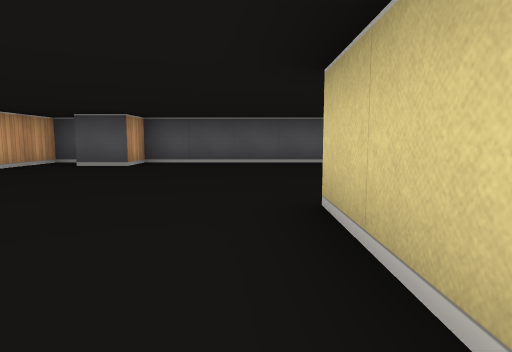
view 1 (above)

24 first-person views from a walk through a cub3D level. The camera is about half as high as the walls, tilts 6° down and sees 75° across. The floor is counted in squares. Each view is taken from the middle of a square. On the plan, view 1 faces up. The plan holds only what a view shows up to about 9 squares ahead; the rest is blank.

view 2
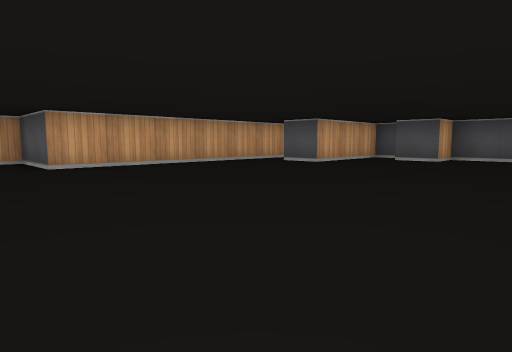

view 3
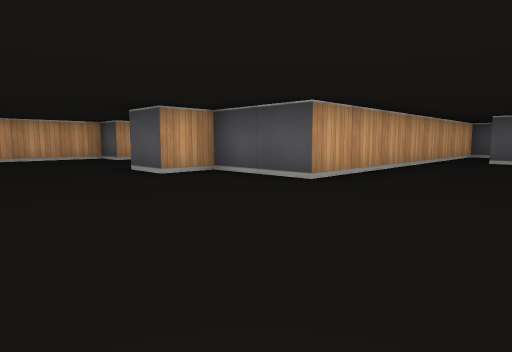

view 4
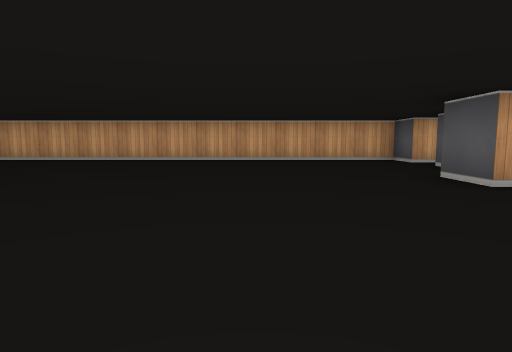

view 5
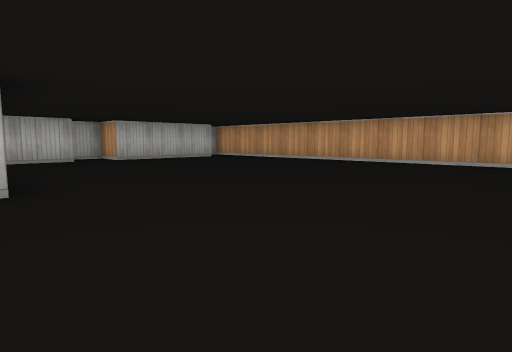

view 6
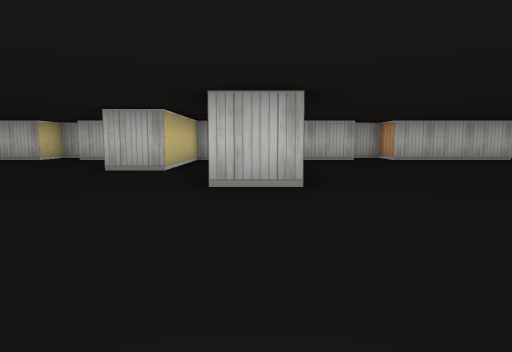

view 7
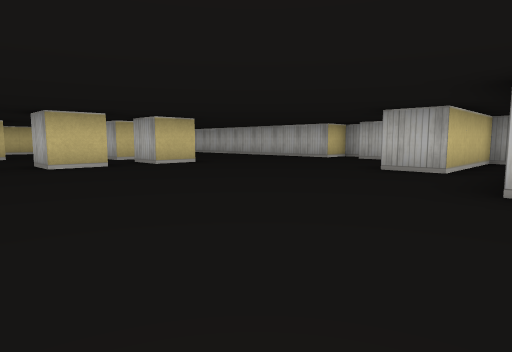

view 8
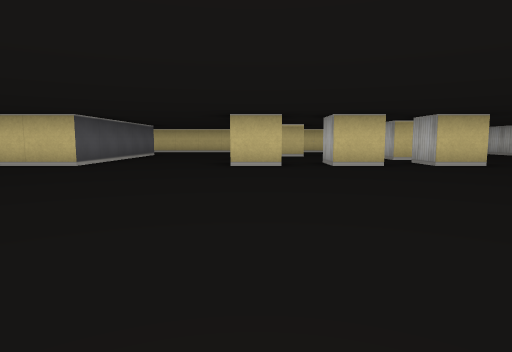

view 9
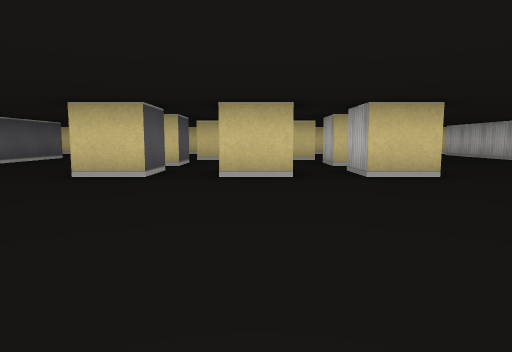

view 10
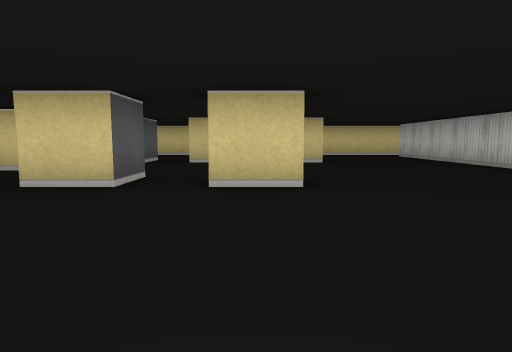

view 11
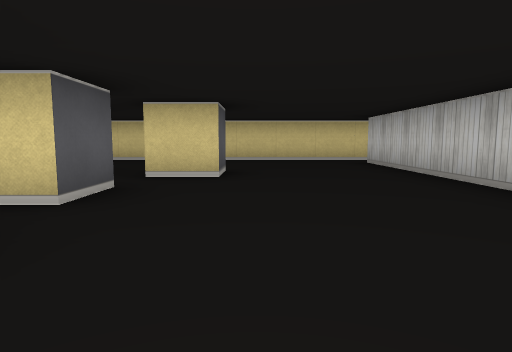

view 12
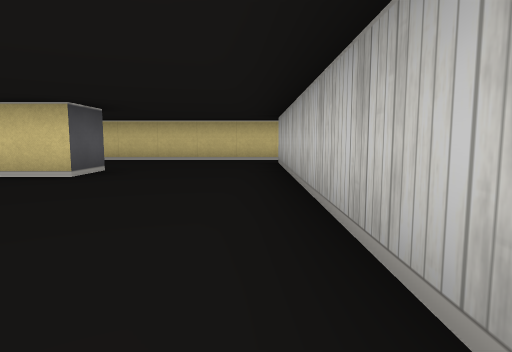

view 13
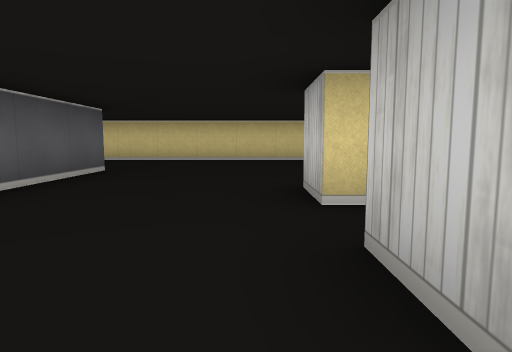

view 14
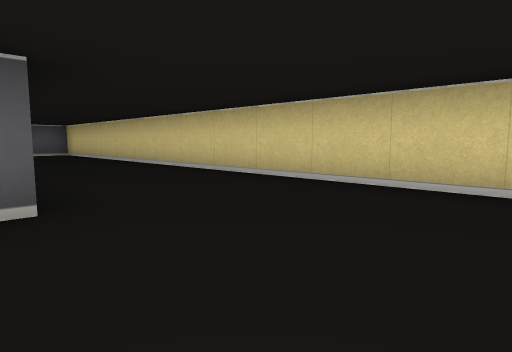

view 15
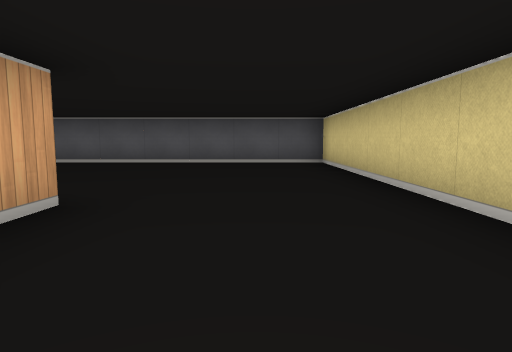

view 16
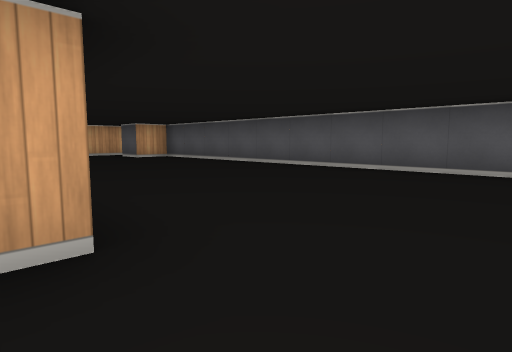

view 17
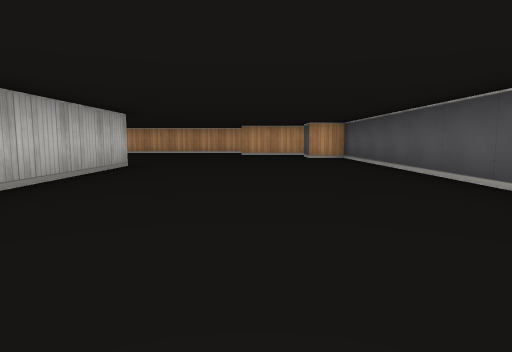

view 18
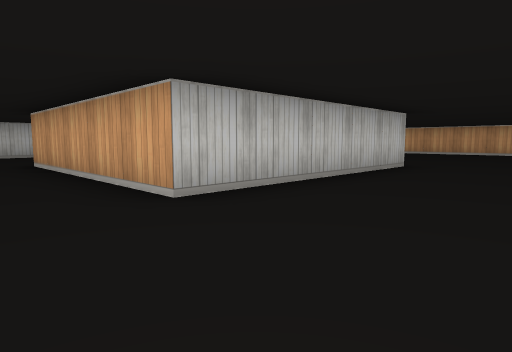

view 19
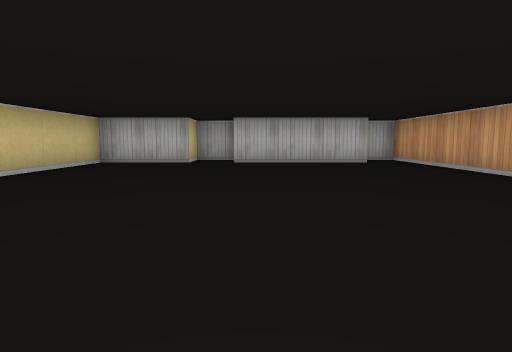

view 20
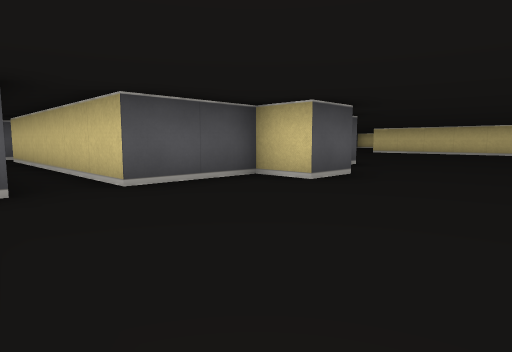

view 21
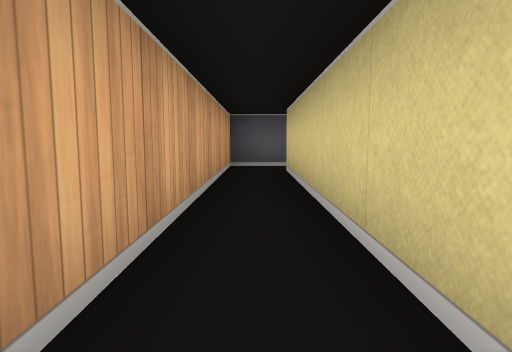

view 22
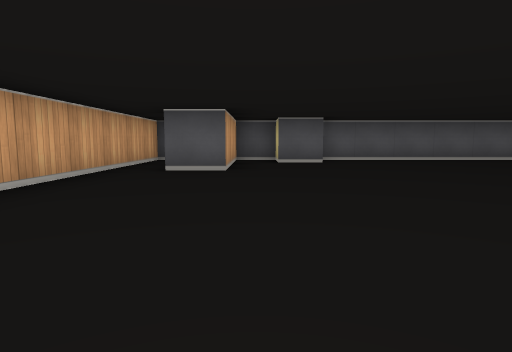

view 23
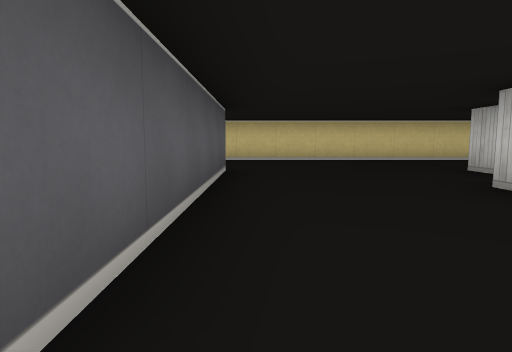

view 24
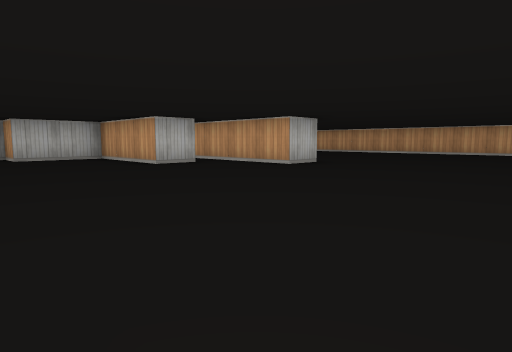

### Floor plan
Points are (right, up) in squares from view 1. A wall is a line through its corners. A room is listed if a view was taken in it or the views show most of it. See-through windows are left out.
Room 1 (views 1, 2, 3, 4, 5, 6, 7, 8, 9, 10, 11, 12, 13, 14, 15, 16, 17, 18, 19, 20, 21, 22, 23, 24)
walls: (1.5, -6.5) (0.5, -6.5) (0.5, -5.5) (1.5, -5.5); (1.5, -8.5) (0.5, -8.5) (0.5, -7.5) (1.5, -7.5); (3.5, -6.5) (2.5, -6.5) (2.5, -5.5) (3.5, -5.5); (0.5, 0.5) (0.5, 2.5) (5.5, 2.5) (5.5, -2.5) (0.5, -2.5) (0.5, -1); (0.5, -10.6) (0.5, -9.5) (1.5, -9.5); (-6.6, -9.5) (-5.5, -9.5) (-5.5, -12.4); (4.9, -6.5) (5.5, -6.5); (3.5, -10.5) (2.5, -10.5) (2.5, -9.5) (3.5, -9.5); (5.5, -7.5) (4.5, -7.5) (4.5, -6.5); (4.5, -9.6) (4.5, -8.5); (-4.5, -14.5) (-4.5, -11.5) (-3.5, -11.5) (-3.5, -14.5) (-1.5, -14.5) (-1.5, -15.5); (5.5, -11.5) (4.5, -11.5) (4.5, -10.5); (-0.5, -15.1) (-0.5, -14.5) (7.5, -14.5); (-6.5, 7.5) (-6.5, -0.5) (-8.5, -0.5) (-8.5, -1.5) (-9.5, -1.5) (-9.5, -0.5) (-11.5, -0.5) (-11.5, 5.5); (-12.6, -14.5) (-9.5, -14.5) (-9.5, -15.5) (-8.5, -15.5) (-8.5, -14.5) (-6.5, -14.5) (-6.5, -11.5); (8.5, -14.9) (8.5, 7.5) (-2.5, 7.5) (-2.5, 6.5) (-3.5, 6.5) (-3.5, 7.5) (-4.5, 7.5) (-4.5, 4.5) (-5.5, 4.5); (-11.2, 6.5) (-12.5, 6.5) (-12.5, -0.5) (-13.5, -0.5) (-13.5, -15.5) (-12.8, -15.5)
ways out: opening at (-10.5, 6)

Where each view was taken, in squares from view 1:
view 1: 0 up, 0 right, facing up
view 2: 2 down, 0 right, facing up-left
view 3: 4 down, 4 left, facing up-left
view 4: 4 down, 5 left, facing left
view 5: 6 down, 6 left, facing down-left
view 6: 6 down, 6 left, facing down
view 7: 6 down, 6 left, facing down-right
view 8: 6 down, 6 left, facing right
view 9: 8 down, 4 left, facing right
view 10: 10 down, 3 left, facing right
view 11: 12 down, 0 right, facing right
view 12: 14 down, 0 right, facing right
view 13: 5 down, 0 right, facing right
view 14: 5 down, 5 right, facing up-right
view 15: 0 up, 7 right, facing up
view 16: 2 up, 7 right, facing up-left
view 17: 5 up, 7 right, facing left
view 18: 5 up, 7 right, facing down-left
view 19: 7 down, 10 left, facing down
view 20: 4 down, 13 left, facing up-right
view 21: 0 up, 12 left, facing up
view 22: 1 down, 4 left, facing up
view 23: 3 down, 0 right, facing right
view 24: 5 down, 0 right, facing down-left
